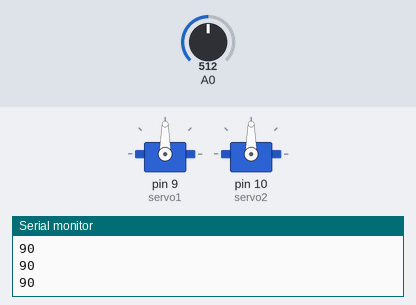
Recording of a sketch running on a simulated Arduino Uno, built with avr-gcc and run on an emulated ATmega328P. On the bench: 2 × servo, the last lines printed to the serial monitor. The test bench sets the inputs (shaded band); at power-on: A0 = 512.

Above: at 1.2 s.
1.3 s: A0 set to 716
At 2.5 s:
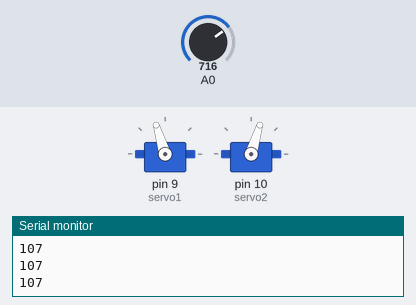
2.8 s: A0 set to 900
At 4.0 s:
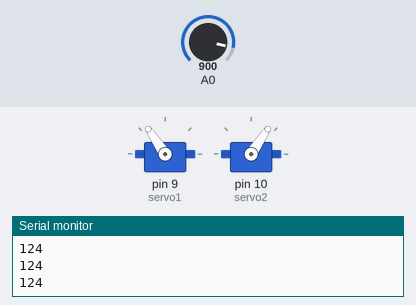
4.3 s: A0 set to 306
At 5.5 s:
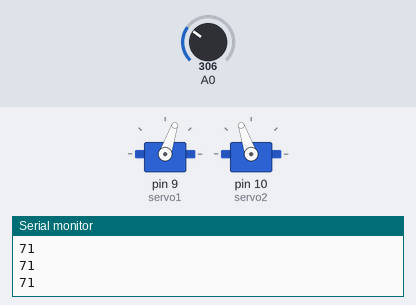
5.8 s: A0 set to 122
At 6.8 s:
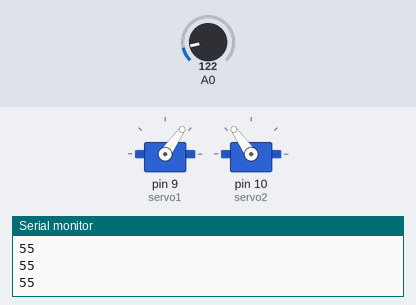
Timing chart, 0 to 8.3 s (numbered marks = the images above; inputs shaded):
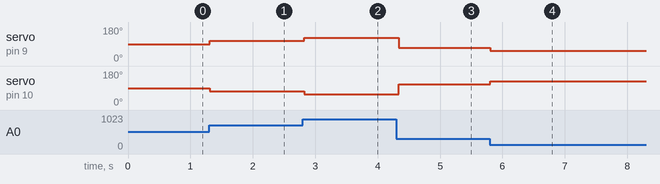

Measured:
- after the input at 1.3 s, servo on pin 9 (servo1): 90° → 107° at once; servo on pin 10 (servo2): 90° → 73° at once
- after the input at 2.8 s, servo on pin 9 (servo1): 107° → 124° at once; servo on pin 10 (servo2): 73° → 56° at once
- after the input at 4.3 s, servo on pin 9 (servo1): 124° → 71° at once; servo on pin 10 (servo2): 56° → 109° at once
- after the input at 5.8 s, servo on pin 9 (servo1): 71° → 55° at once; servo on pin 10 (servo2): 109° → 125° at once

The sketch:

servo_pot_control.ino
```cpp
// http://www.bajdi.com
// Rotating a continuous servo (tested with a SpringRC SM-S4306R)

#include <Servo.h>

Servo servo1;
Servo servo2;

void setup()
{
  // servo control pins
  servo1.attach(9);
  servo2.attach(10);

  Serial.begin(38400);
  pinMode(A0, INPUT);
}

void loop()
{
  // converts analog readings (0 to 1023) to servo signals (45 to 135)
  // since there are ~10x more possible analog readings than servo signals (they are integers),
  // using `map()` is fine
  int vel = (int)(map((float)analogRead(A0), 0.0, 1023.0, 45.0, 135.0));
  Serial.println(vel);

  servo1.write(vel);      // goes in one direction
  servo2.write(180-vel);  // goes in opposite direction

  delay(50);
} 
```
